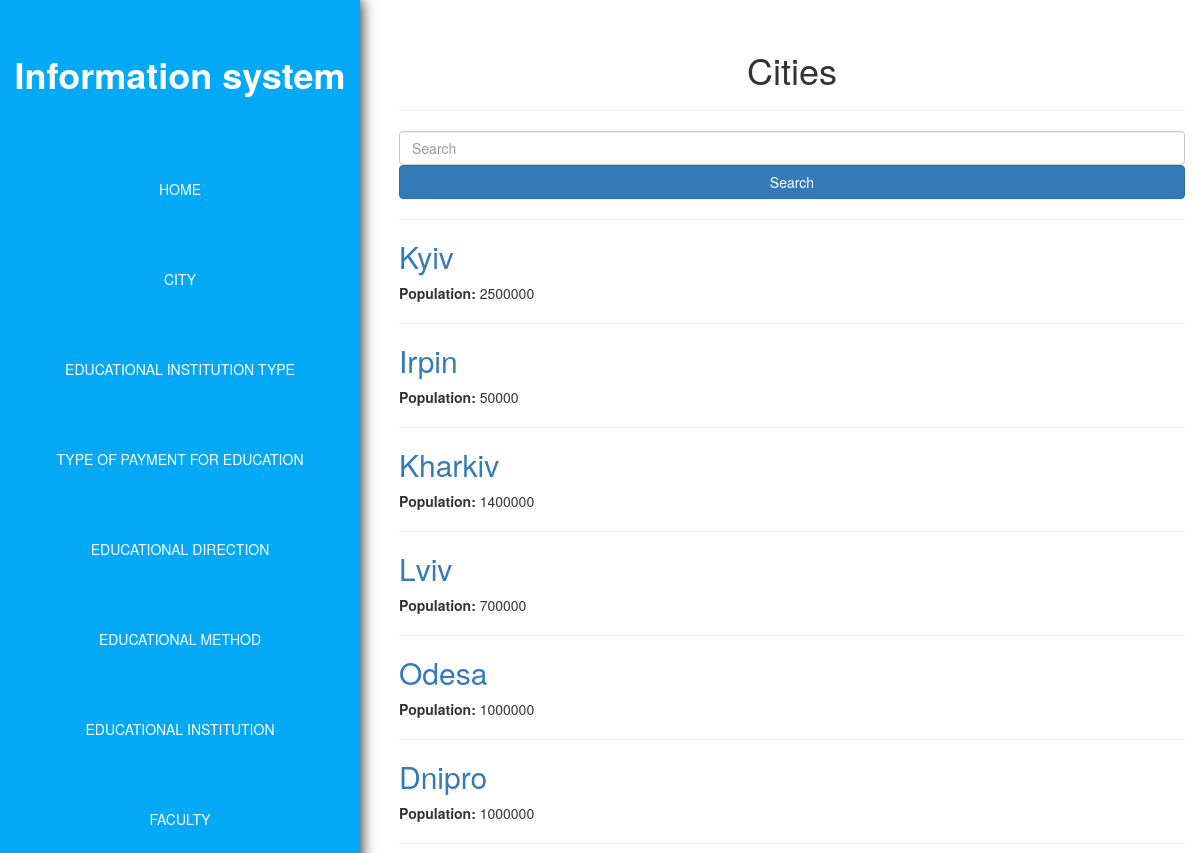
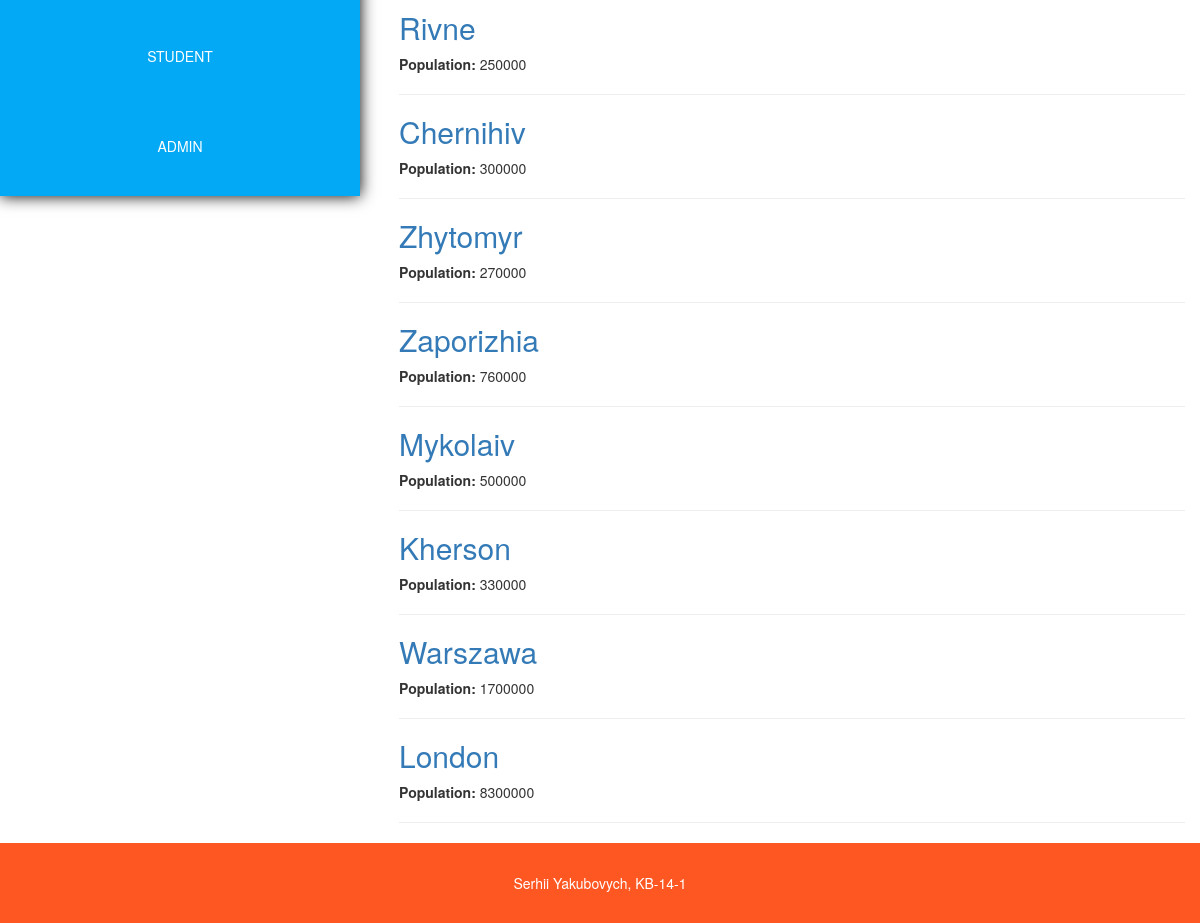
The app's page /city/all/ with its own data (2 pictures, top to bottom).
### educational_institution/models.py (models this page shows, shortened)
class City(models.Model):
    class Meta:
        db_table = "city"
    city_name = models.CharField(max_length=100, verbose_name="City name")
    population = models.IntegerField(blank=True, null=True, verbose_name="Population")

### educational_institution/views.py (the view)
# urls.py: url(r'^city/all/$', views.cities, name='cities'),
def cities(request):
    query = request.GET.get("q")
    if query:
        city_list = City.objects.filter(
            Q(city_name__icontains=query) |
            Q(population__icontains=query)
        )
    else:
        city_list = City.objects.all
    return render_to_response('cities.html', {'cities': city_list, 'request': request})

### educational_institution/templates/cities.html
{% extends 'main.html' %}
{% block educational_institution %}
<h1 class="text-center">Cities</h1>
<hr>
<div class="search-block">
    <form action="">
        <input type="text" name="q" class="form-control" placeholder="Search" value="{{ request.GET.q }}" >
        <input type="submit" class="btn btn-primary btn-block" value="Search">
    </form>
</div>
<hr>
{% for city in cities %}
<h2>
    <a href="../get/{{ city.id }}">
        {{ city.city_name }}
    </a>
</h2>
<p><b>Population:</b> {{ city.population }}</p>
<hr>
{% endfor %}
{% endblock %}

### records on screen
City: city_name "Kyiv", population "2500000"
City: city_name "Irpin", population "50000"
City: city_name "Kharkiv", population "1400000"
City: city_name "Lviv", population "700000"
City: city_name "Odesa", population "1000000"
City: city_name "Dnipro", population "1000000"
City: city_name "Rivne", population "250000"
City: city_name "Chernihiv", population "300000"
City: city_name "Zhytomyr", population "270000"
City: city_name "Zaporizhia", population "760000"
City: city_name "Mykolaiv", population "500000"
City: city_name "Kherson", population "330000"
City: city_name "Warszawa", population "1700000"
City: city_name "London", population "8300000"
